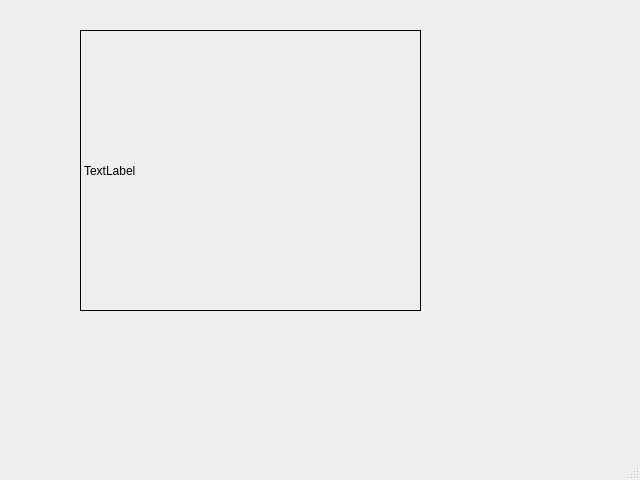
<?xml version="1.0" encoding="UTF-8"?>
<ui version="4.0">
 <class>MainWindow</class>
 <widget class="QMainWindow" name="MainWindow">
  <property name="geometry">
   <rect>
    <x>0</x>
    <y>0</y>
    <width>640</width>
    <height>480</height>
   </rect>
  </property>
  <property name="windowTitle">
   <string>Photo B</string>
  </property>
  <widget class="QWidget" name="centralwidget">
   <widget class="QLabel" name="screen">
    <property name="geometry">
     <rect>
      <x>80</x>
      <y>30</y>
      <width>341</width>
      <height>281</height>
     </rect>
    </property>
    <property name="frameShape">
     <enum>QFrame::Box</enum>
    </property>
    <property name="text">
     <string>TextLabel</string>
    </property>
   </widget>
  </widget>
  <widget class="QMenuBar" name="menubar">
   <property name="geometry">
    <rect>
     <x>0</x>
     <y>0</y>
     <width>640</width>
     <height>21</height>
    </rect>
   </property>
  </widget>
  <widget class="QStatusBar" name="statusbar"/>
 </widget>
 <resources/>
 <connections/>
</ui>
